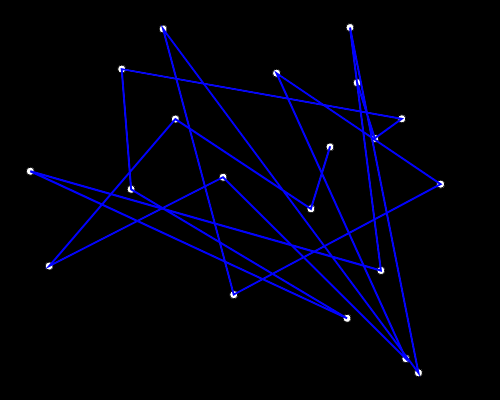
Frame 1 (no input)
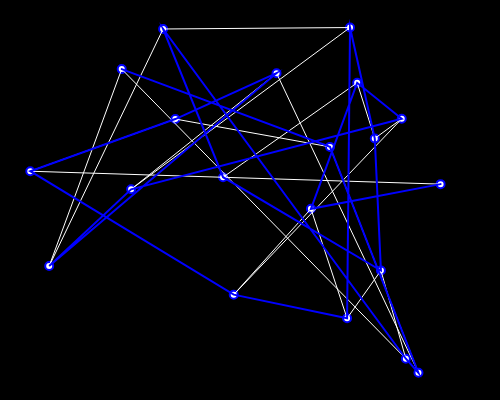
Frame 60 (no input)
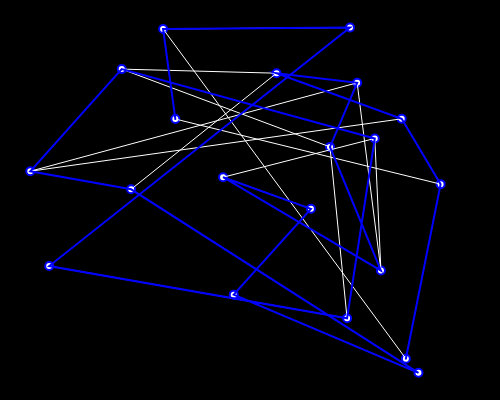
Frame 120 (the mouse pressed at the canvas centre since frame 60)

The p5.js sketch that drew these frames (run headless with seeded random() and noise() and a simulated clock; from frame 60 on, the mouse is pressed at the canvas centre):

// p5.js sketch
// ── sketch.js
/**
 * Find the distance travelled in a particular order and save it.
 * The swap function is the key here
 * We swap the vertices to make different shapes from the same point vectors
 */

const CANVAS_WIDTH = 500;
const CANVAS_HEIGHT = 400;
const CITY_COUNT = 20;

let cities = [];
let recordDistane;
let bestRoute;

function setup () {
    createCanvas(CANVAS_WIDTH, CANVAS_HEIGHT)
    for (let i = 0; i < CITY_COUNT; i++) {
        let location = createVector (random(width), random(height));
        cities.push(location);  
    }
    recordDistance = calculateDistance (cities);
    bestRoute = cities.slice();
}


function draw () {
    background(0)

    // Draw ellipse as cities
    fill(255)
    drawCityPoints();

    // Draw white connecting lines
    stroke(255);
    strokeWeight(1);
    noFill();
    drawCityLines(cities);

    animateLines();     // Swapping is done in the function

    // Draw the best route a blue
    stroke(0, 0, 255);
    strokeWeight(2);
    noFill();
    drawCityLines(bestRoute);

    // Update the best
    let distance = calculateDistance (cities);
    if (distance < recordDistance) {
        recordDistance = distance;
        bestRoute = cities.slice();
    }
    //console.log(recordDistance)
}

function drawCityPoints () {
    for (let i = 0; i < CITY_COUNT; i++)
        ellipse (cities[i].x, cities[i].y, 8, 8);
}

function animateLines () {
    let i = floor (random(cities.length));
    let j = floor (random(cities.length));;
    swap (cities, i, j);
}

function drawCityLines (cities) {     
    beginShape();
    for (let i = 0; i < CITY_COUNT; i++)
        vertex (cities[i].x, cities[i].y);
    endShape();
}

function swap (array, i, j) {
    let temp = array[i];
    array[i] = array[j];
    array[j] = temp;
}

function calculateDistance (points) {
    let sum = 0;
    for (let i = 0; i < points.length - 1; i++) {
        let distance = dist (points[i].x, points[i].y, points[i+1].x, points[i+1].y);
        sum += distance;
    }
    return sum;
}
